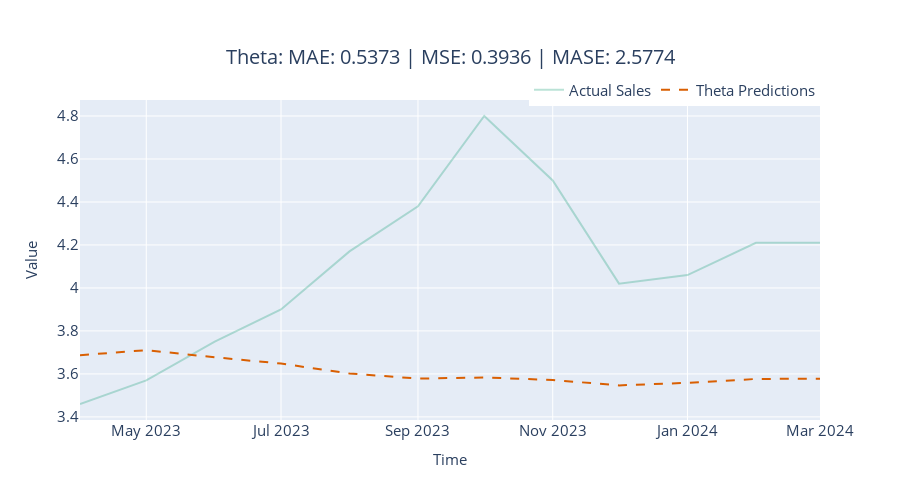

The code cell stored with this chart in its notebook:
### Markdown cell above
### Theta

### Code cell
name = "Theta"
theta_model = Theta(theta=2, seasonality_period=seasonal_periods, season_mode=SeasonalityMode.MULTIPLICATIVE)
with LogTime() as timer:
    y_pred, metrics = eval_model(theta_model, ts_train, ts_test, name=name)
metrics['Time Elapsed'] = timer.elapsed
metric_record.append(metrics)
y_pred = format_y_pred(y_pred, "theta_predictions")
pred_df = pred_df.join(y_pred)

fig = plot_forecast(pred_df, forecast_columns=["theta_predictions"], forecast_display_names=['Theta Predictions'])
fig = format_plot(fig, title=f"Theta: MAE: {metrics['MAE']:.4f} | MSE: {metrics['MSE']:.4f} | MASE: {metrics['MASE']:.4f}")
fig.show()

### Figure 1 — Plotly figure (JSON) as saved in the notebook; plotly's stock layout.template omitted (floating-point values rounded to 4 significant figures)
{"data": [{"line": {"color": "rgba(27,158,119, 0.3)"}, "mode": "lines", "name": "Actual Sales", "type": "scatter", "x": ["2023-04-01T00:00:00", "2023-05-01T00:00:00", "2023-06-01T00:00:00", "2023-07-01T00:00:00", "2023-08-01T00:00:00", "2023-09-01T00:00:00", "2023-10-01T00:00:00", "2023-11-01T00:00:00", "2023-12-01T00:00:00", "2024-01-01T00:00:00", "2024-02-01T00:00:00", "2024-03-01T00:00:00"], "y": [3.46, 3.57, 3.75, 3.9, 4.17, 4.38, 4.8, 4.5, 4.02, 4.06, 4.21, 4.21]}, {"line": {"color": "rgba(217,95,2, 1)", "dash": "dash"}, "mode": "lines", "name": "Theta Predictions", "type": "scatter", "x": ["2023-04-01T00:00:00", "2023-05-01T00:00:00", "2023-06-01T00:00:00", "2023-07-01T00:00:00", "2023-08-01T00:00:00", "2023-09-01T00:00:00", "2023-10-01T00:00:00", "2023-11-01T00:00:00", "2023-12-01T00:00:00", "2024-01-01T00:00:00", "2024-02-01T00:00:00", "2024-03-01T00:00:00"], "y": [3.687, 3.711, 3.677, 3.648, 3.602, 3.578, 3.583, 3.572, 3.546, 3.559, 3.577, 3.578]}], "layout": {"autosize": false, "height": 500, "legend": {"font": {"size": 15}, "orientation": "h", "title": {}, "x": 1, "xanchor": "right", "y": 0.98, "yanchor": "bottom"}, "title": {"font": {"size": 20}, "text": "Theta: MAE: 0.5373 | MSE: 0.3936 | MASE: 2.5774", "x": 0.5, "xanchor": "center", "yanchor": "top"}, "width": 900, "xaxis": {"autorange": true, "range": ["2023-04-01", "2024-03-01"], "tickfont": {"size": 15}, "title": {"font": {"size": 15}, "text": "Time"}, "type": "date"}, "yaxis": {"autorange": true, "range": [3.386, 4.874], "tickfont": {"size": 15}, "title": {"font": {"size": 15}, "text": "Value"}, "type": "linear"}}}
